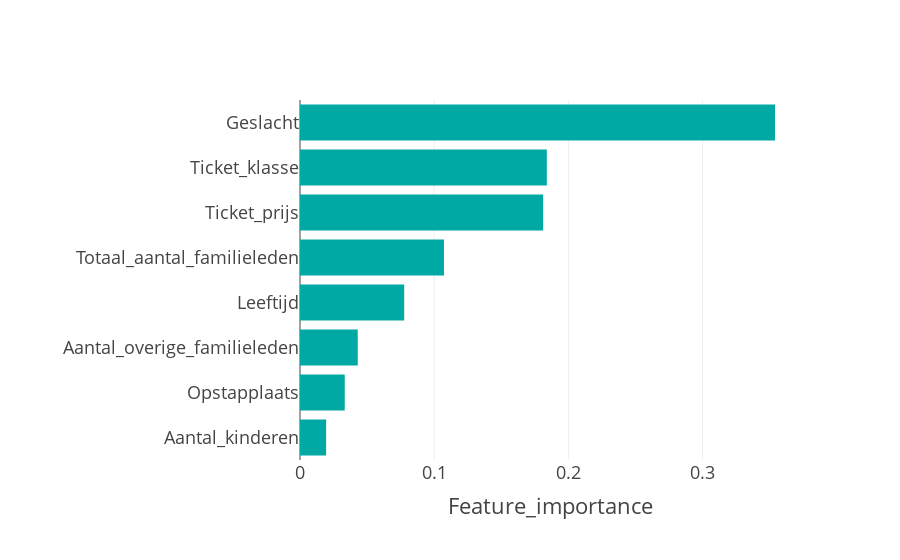

The code cell stored with this chart in its notebook:
### Markdown cell above
Mocht er in de kolom 'Overleefd' een '1' staan, dan heb je het overleefd! Mocht er een '0' staan, dan is het resultaat wellicht teleurstellend.   
Maar wees gerust, er zijn een aantal variabelen doorslaggevend en bij een goed doorlopen CRISP-DM proces heb je deze in beeld en kun je (vroegtijdig) ingrijpen.  

In onderstaande visualisatie kun je zien welke variabelen doorgeslaggevend waren.

### Code cell
geef_belangrijkste_variabelen(df_train_num)

### Figure 1 — Plotly figure (JSON) as saved in the notebook; plotly's stock layout.template omitted (floating-point values rounded to 4 significant figures)
{"data": [{"alignmentgroup": "True", "hovertemplate": "Feature_importance=%{x}<br>index=%{y}<extra></extra>", "legendgroup": "", "marker": {"color": "#00A9A4", "pattern": {"shape": ""}}, "name": "", "offsetgroup": "", "orientation": "h", "showlegend": false, "textposition": "auto", "type": "bar", "x": [0.354, 0.184, 0.1812, 0.1073, 0.07766, 0.04304, 0.03335, 0.01946], "xaxis": "x", "y": ["Geslacht", "Ticket_klasse", "Ticket_prijs", "Totaal_aantal_familieleden", "Leeftijd", "Aantal_overige_familieleden", "Opstapplaats", "Aantal_kinderen"], "yaxis": "y"}], "layout": {"barmode": "relative", "legend": {"tracegroupgap": 0}, "margin": {"b": 100, "l": 300, "r": 100, "t": 100}, "width": 900, "xaxis": {"anchor": "y", "domain": [0, 1], "title": {"text": "Feature_importance"}}, "yaxis": {"anchor": "x", "categoryorder": "total ascending", "domain": [0, 1], "showticklabels": true, "title": {"text": ""}, "visible": true}}}
